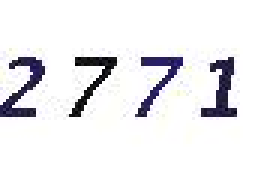
#> input picture data/images/for_test/code_2.jpg, 90 x 58 px (shown 3 times larger)
$ python -i get_seperated.py   (imports and definitions only)   (older library calls are emulated)
#> lines starting #> are read from the running program, lines starting #| are printed output that depends on the picture; after the words box and inside, x2 and y2 are one past the last pixel; in counts of white or black regions, pixels touching at a corner belong together
#> further down, picture is the input picture: PIL image 90x58 RGB; mean R, G, B 236, 235.4, 237.9
import numpy as np

import warnings
# [1 line not run here, left out]

# 提取单张图像的特征
def get_features_single(img):
    # 转为灰度
    img = img.convert('1')
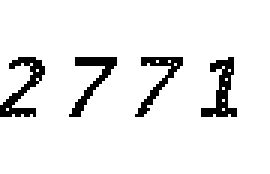
#> img: PIL image 90x58 1 (shown 3 times larger); 92.3% white; black in thin lines or dots, all inside (x1, y1, x2, y2) = (0, 19, 79, 39)

    # 提取特征
    # 30*30 的图像
    pixel_cnt_list = []

    height, width = 30, 30

    # 统计 30 行每行的黑点数
    for y in range(height):
        pixel_cnt_x = 0
        for x in range(width):
            if img.getpixel((x, y)) == 0:  # 黑点
                pixel_cnt_x += 1
        pixel_cnt_list.append(pixel_cnt_x)

    # 统计 30 列每列的黑点数
    for x in range(width):
        pixel_cnt_y = 0
        for y in range(height):
            if img.getpixel((x, y)) == 0:  # 黑点
                pixel_cnt_y += 1
        pixel_cnt_list.append(pixel_cnt_y)

    return pixel_cnt_list


import cv2
import numpy as np

from PIL import Image
from sklearn.externals import joblib

# ml model的位置
path_models = "../data/ml_models/"


# [63 lines left out: function decode_vericode, not called in this run]

    # print("Decoded number:", num_decoded)
    # return num_decoded

import os
imgs = os.listdir("../data/images/for_test/")

img_cnt = 0
# [5 lines not run here, left out]

# decode_vericode("test.jpg")
# decode_vericode("vericode_1.jpg")

>>> from PIL import Image
>>> picture = Image.open('../data/images/for_test/code_2.jpg')
>>> result = get_features_single(picture)
#> result = 60 values, max 15 at index 20, min 0 at index 0, mean 2.47

$ run again, on data/images/for_test/vericode_10.jpg
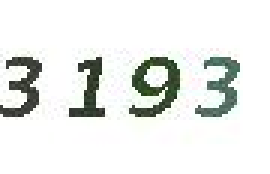
#> input picture data/images/for_test/vericode_10.jpg, 90 x 58 px (shown 3 times larger)
#> picture is the input picture: PIL image 90x58 RGB; mean R, G, B 232.8, 235.1, 232.5
#> in get_features_single, `img = img.convert('1')`:
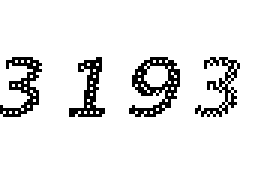
#> img: PIL image 90x58 1 (shown 3 times larger); 91.6% white; black in thin lines or dots, all inside (x1, y1, x2, y2) = (0, 19, 80, 39)
#> result = 60 values, max 13 at index 21, min 0 at index 0, mean 2.6
